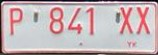
#> input picture dataset/templates/plate/template-plat-putih.jpg, 158 x 55 px
$ python perangkatputih.py
#> lines starting #> are read from the running program, lines starting #| are printed output that depends on the picture

#  Created by od3ng on 08/04/2019 11:36:14 AM.
#  Project: plate-recognition-pi
#  File: Utils.py
#  Email: lepengdados@gmail.com
#  Telegram: @nopriant0

import matplotlib

matplotlib.use("TkAgg")
import numpy as np
import matplotlib.pyplot as plt
import cv2
import math

path_slice = "dataset/sliced/plat putih"


# [33 lines left out: functions show_images, proyeksi_vertical, mse, not called in this run]

def rotate_image(image, angle):
    '''Rotate image "angle" degrees.

    How it works:
      - Creates a blank image that fits any rotation of the image. To achieve
        this, set the height and width to be the image's diagonal.
      - Copy the original image to the center of this blank image
      - Rotate using warpAffine, using the newly created image's center
        (the enlarged blank image center)
      - Translate the four corners of the source image in the enlarged image
        using homogenous multiplication of the rotation matrix.
      - Crop the image according to these transformed corners
    '''

    diagonal = int(math.sqrt(pow(image.shape[0], 2) + pow(image.shape[1], 2)))
    offset_x = int((diagonal - image.shape[0]) / 2)
    offset_y = int((diagonal - image.shape[1]) / 2)
    dst_image = np.zeros((diagonal, diagonal, 3), dtype='uint8')
    image_center = (diagonal / 2, diagonal / 2)

    R = cv2.getRotationMatrix2D(image_center, angle, 1.0)
    dst_image[offset_x:(offset_x + image.shape[0]), offset_y:(offset_y + image.shape[1]), :] = image
    dst_image = cv2.warpAffine(dst_image, R, (diagonal, diagonal), flags=cv2.INTER_LINEAR)

    # Calculate the rotated bounding rect
    x0 = offset_x
    x1 = offset_x + image.shape[0]
    x2 = offset_x
    x3 = offset_x + image.shape[0]

    y0 = offset_y
    y1 = offset_y
    y2 = offset_y + image.shape[1]
    y3 = offset_y + image.shape[1]

    corners = np.zeros((3, 4))
    corners[0, 0] = x0
    corners[0, 1] = x1
    corners[0, 2] = x2
    corners[0, 3] = x3
    corners[1, 0] = y0
    corners[1, 1] = y1
    corners[1, 2] = y2
    corners[1, 3] = y3
    corners[2:] = 1

    c = np.dot(R, corners)

    x = int(c[0, 0])
    y = int(c[1, 0])
    left = x
    right = x
    up = y
    down = y

    for i in range(4):
        x = int(c[0, i])
        y = int(c[1, i])
        if x < left:
            left = x
        if x > right:
            right = x
        if y < up:
            up = y
        if y > down:
            down = y
    h = down - up
    w = right - left

    cropped = np.zeros((w, h, 3), dtype='uint8')
    cropped[:, :, :] = dst_image[left:(left + w), up:(up + h), :]
    return cropped


# [52 lines left out: function noisy, not called in this run]


def adjust_gamma(image, gamma=1.0):
    invGamma = 1.0 / gamma
    table = np.array([((i / 255.0) ** invGamma) * 255
                      for i in np.arange(0, 256)]).astype("uint8")
    return cv2.LUT(image, table)


if __name__ == '__main__':
    src = cv2.imread("dataset/templates/plate/template-plat-putih.jpg", cv2.IMREAD_ANYCOLOR)
#> src is the input picture: shape (55, 158, 3); mean B, G, R 181.5, 178.7, 195.8
    print(src.shape)
#| (55, 158, 3)
    cv2.imshow("src", src)
    cv2.waitKey()
    cv2.imshow("gamma", adjust_gamma(src.copy(), 0.5))
#> in adjust_gamma, `return cv2.LUT(image, table)`:
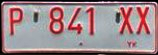
#> returned value: shape (55, 158, 3); mean of channels 0, 1, 2 138.8, 135.4, 157.8; drawn as B, G, R
    cv2.waitKey()
    for i in range(5, -5, -1):
        rotated = rotate_image(src.copy(), i)
        print(rotated.shape)
        cv2.imshow("rotate {} derajat".format(i), rotated)
        cv2.waitKey()
#> this loop made 10 passes
#> pass 1, in rotate_image, `dst_image = cv2.warpAffine(dst_image, R, (diagonal, diagonal), flags=c..`:
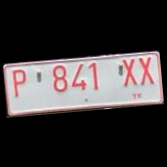
#> dst_image: shape (167, 167, 3); mean of channels 0, 1, 2 56.5, 55.7, 61; drawn as B, G, R
#> pass 1, `rotated = rotate_image(src.copy(), i)`:
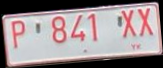
#> rotated: shape (68, 163, 3); mean B, G, R 142.3, 140.1, 153.5
#> pass 2, in rotate_image (call 2), `dst_image = cv2.warpAffine(dst_image, R, (diagonal, diagonal), flags=c..`:
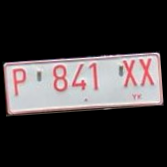
#> dst_image: shape (167, 167, 3); mean of channels 0, 1, 2 56.5, 55.7, 61; drawn as B, G, R
#> pass 2, `rotated = rotate_image(src.copy(), i)`:
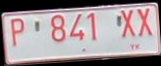
#> rotated: shape (66, 161, 3); mean B, G, R 148.4, 146.1, 160.1
    # print(proyeksi_vertical(src))
